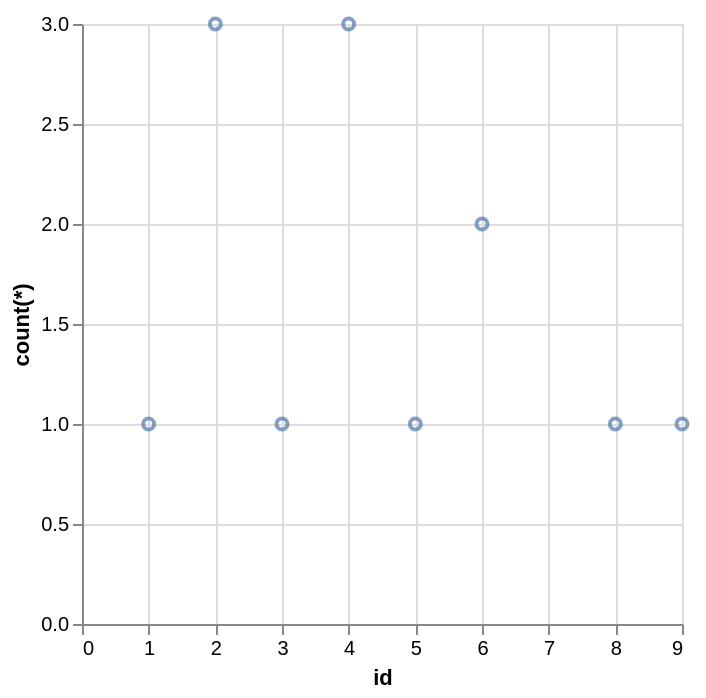

Describe this chart as a Vega-Lite specification.
### Vega-Lite specification from a JSON file in a GitHub repository (floating-point values rounded to 4 significant figures)
{"data": {"values": [{"x_data": 1, "y_data": 1}, {"x_data": 2, "y_data": 3}, {"x_data": 3, "y_data": 1}, {"x_data": 4, "y_data": 3}, {"x_data": 5, "y_data": 1}, {"x_data": 6, "y_data": 2}, {"x_data": 8, "y_data": 1}, {"x_data": 9, "y_data": 1}]}, "mark": "point", "encoding": {"x": {"field": "x_data", "type": "quantitative", "title": "id"}, "y": {"field": "y_data", "type": "quantitative", "title": "count(*)"}}}
